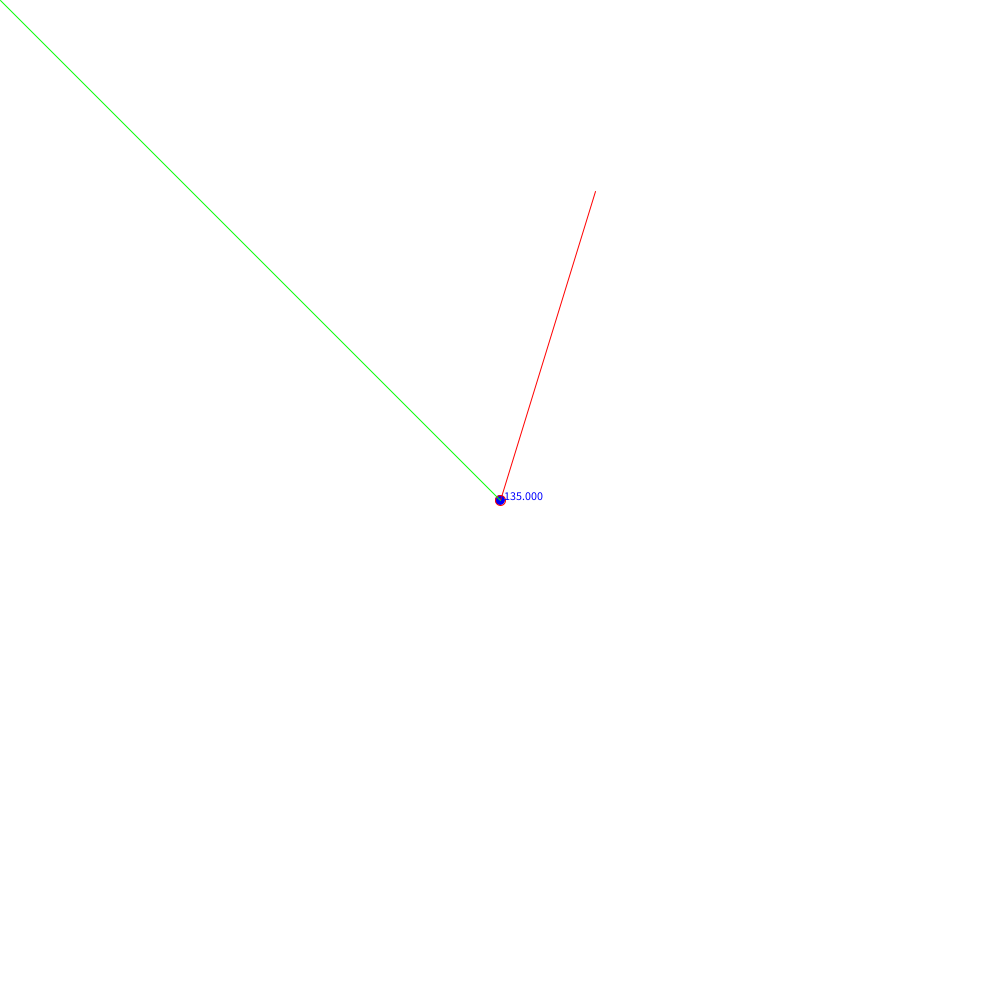
Frame 1 (no input)
Frame 60 (the mouse pressed at the canvas centre just before this capture): identical to frame 1, image omitted
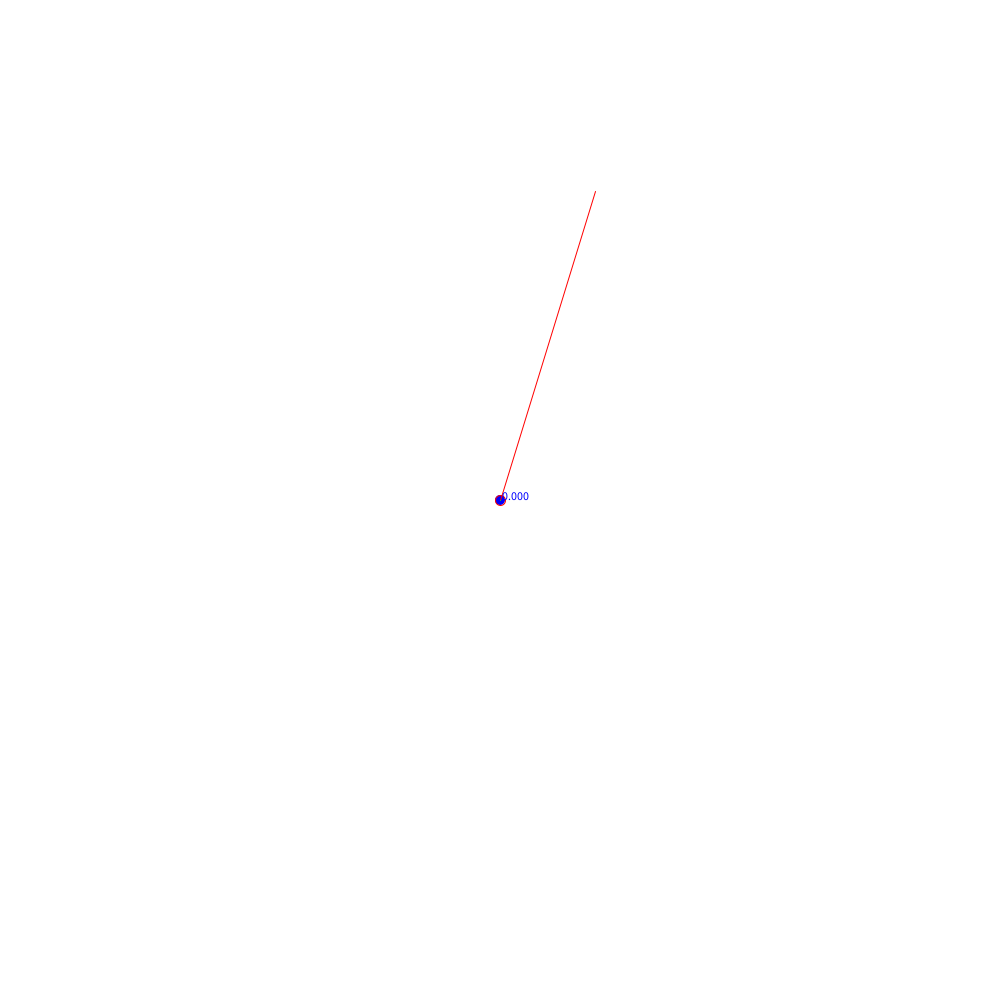
Frame 120 (the mouse held since frame 60 and released just before this capture)

The Processing sketch that drew these frames (run headless with seeded random() and noise(); from frame 60 on, the mouse is pressed at the canvas centre):

// Processing sketch: pvector
// ── pvector.pde
PVector v = new PVector(0, 0);
PVector m = new PVector(0, 0);
float x, y, xx, yy;
void setup() {
  size(1000, 1000);
  background(255);
  fill(0, 0, 255);
  v = PVector.random2D();
  v.setMag(random(500));
  x = random(width);
  y = random(height);
  xx = random(width);
  yy = random(height);
}

void draw() {
  background(255);
  translate(width/2, height/2);
  stroke(255, 0, 0);
  ellipse(0, 0, 10, 10);
  line(0, 0, v.x, v.y);
  stroke(0, 255, 0);
  ellipse(x, y, 10, 10);
  m.x = mouseX - width / 2;
  m.y = mouseY - height / 2;
  line(0, 0, m.x, m.y);
  text(m.heading() / ( 2 * PI) * 360, 0, 0);
}

void keyPressed() {
  noLoop();
}
